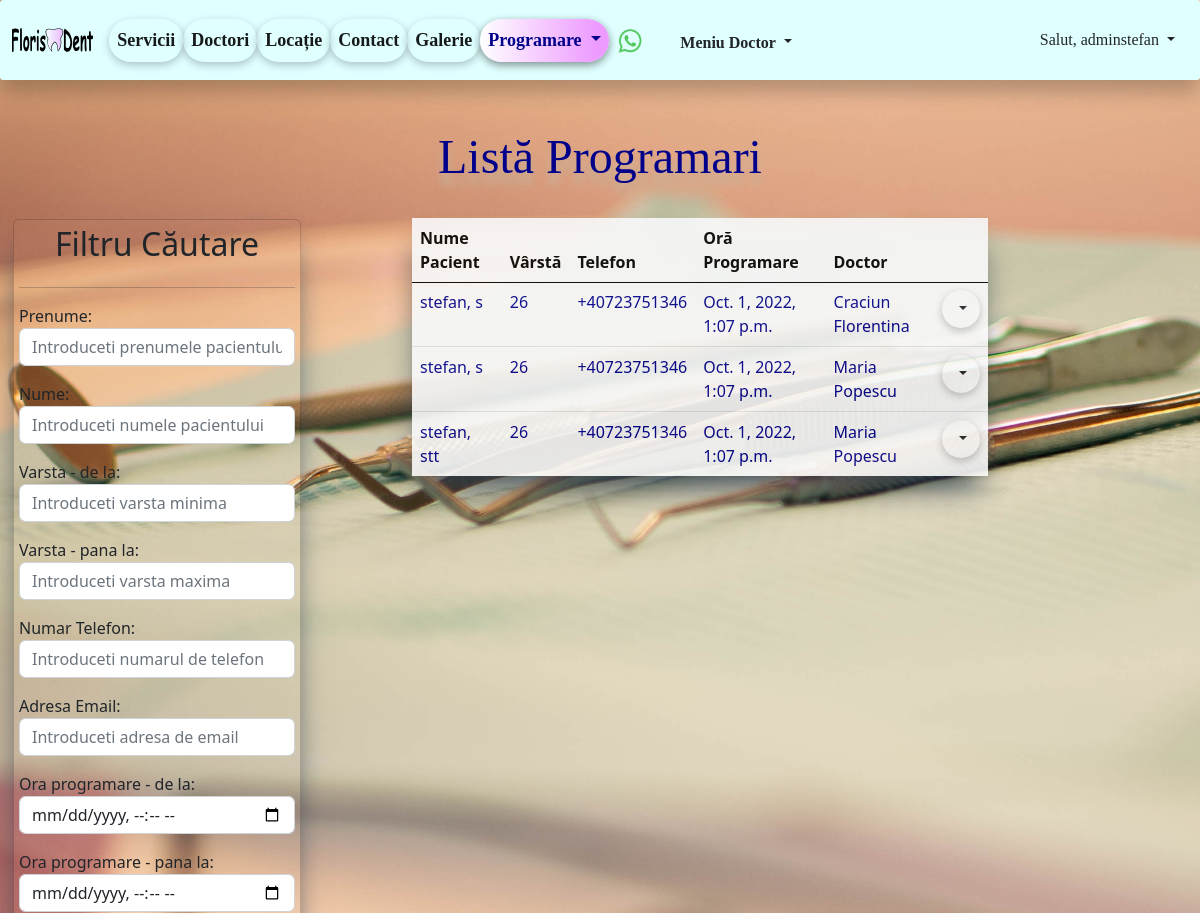
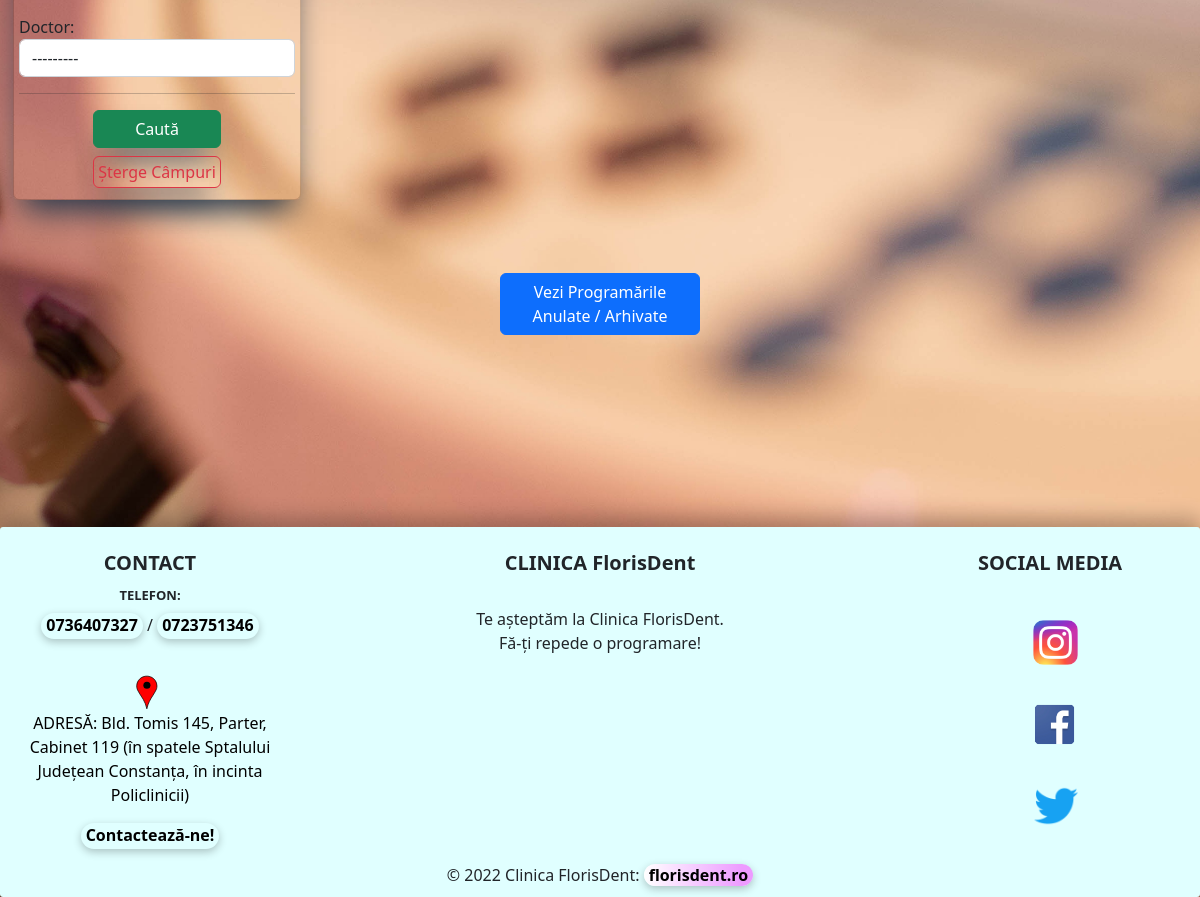
The page /list_of_programari/ (signed in) on the database its author committed (2 pictures, top to bottom).
### programari/models.py (models this page shows, shortened)
class Programari(models.Model):
    prenume = models.CharField(max_length=30)
    nume = models.CharField(max_length=30)
    varsta = models.IntegerField()
    numar_telefon = models.CharField(blank=True, max_length=20)
    email = models.EmailField(blank=True, max_length=50)
    ora_programare = models.DateTimeField()
    doctor = models.ForeignKey(Doctor, on_delete=models.CASCADE, null=True)
    active = models.BooleanField(default=True)
    created_at = models.DateTimeField(auto_now_add=True)
    updated_at = models.DateTimeField(auto_now=True)

### doctori/models.py (models this page shows)
class Doctor(models.Model):
    nume_doctor = models.CharField(max_length=40)
    specializare = models.CharField(max_length=50)
    experienta = models.IntegerField()
    email = models.EmailField(blank=True, max_length=50)
    descriere = models.TextField(blank=True, max_length=300)
    varsta = models.IntegerField()
    image = models.ImageField(upload_to='images/doctori/', null=True, blank=True)
    active = models.BooleanField(default=True)
    created_at = models.DateTimeField(default=datetime.now)
    updated_at = models.DateTimeField(auto_now=True)
    def __str__(self):
        return f'{self.nume_doctor}'

### programari/views.py (the view)
# urls.py: path('list_of_programari/', views.ProgramareListView.as_view(), name='list-of-programari'),
class ProgramareListView(LoginRequiredMixin, ListView):
    template_name = 'programari/list_of_programari.html'
    model = Programari
    context_object_name = 'all_programari'
    def get_context_data(self, **kwargs):
        data = super(ProgramareListView, self).get_context_data(**kwargs)
        all_programari = Programari.objects.all()
        for programare in all_programari:
            if programare.ora_programare < timezone.make_aware(datetime.datetime.now(),
                                                               timezone.get_default_timezone()):
                programare.active = False
                programare.save()
        data['programari'] = all_programari
        my_filter_ = ProgramariFilters(self.request.GET, queryset=all_programari.order_by('ora_programare'))
        data['all_programari'] = my_filter_.qs
        data['my_filter'] = my_filter_
        return data

### templates/programari/list_of_programari.html (shortened to what this page needs)
{% extends 'base.html' %}
{% block content %}
    <h2 class="my_header text-center">Listă Programari</h2>
    <br>
    <div class="container-fluid">
        <div class="row">
            <div class="col-md-4">
                <div class="card"
                     style="width: 18rem; box-shadow: rgb(38, 57, 77) 0px 20px 30px -10px; padding: 5px; margin: 1px; background-color: transparent">
                    <h2 class="my-h text-center">Filtru Căutare</h2>
                    <hr>
                    <form class="my-h" method="get">
                        {{ my_filter.form.as_p }}
                        <hr>
                        <button type="submit" class="btn btn-success mx-auto"
                                style="display:grid; justify-content:center; width: 8rem; box-shadow: rgb(38, 57, 77) 0px 20px 30px -10px;  margin: 3%;">
                            Caută
                        </button>
                        <a href="{% url 'list-of-programari' %}" class="btn btn-outline-danger mx-auto"
                             style="display:flex; justify-content:center; width: 8rem; box-shadow: rgb(38, 57, 77) 0px 20px 30px -10px; padding:3px; margin: 2%;">
                            Șterge Câmpuri</a>
                    </form>
                </div>
            </div>
            <div class="col-md-6">
                <table class="table table-light table-hover" style="border-style: hidden; box-shadow: rgb(38, 57, 77) 0px 20px 30px -10px;">
                    <thead>
                    <tr style="color: black; border-bottom-color: black">
                        <th>Nume Pacient</th>
                        <th>Vârstă</th>
                        <th>Telefon</th>
                        <th>Oră Programare</th>
                        <th>Doctor</th>
                        <th></th>
                    </tr>
                    </thead>
                    <tbody>
                    {% for programari in all_programari %}
                        <tr>
                            {% if programari.active is True %}
                                <td>{{ programari.prenume }}, {{ programari.nume }}</td>
                                <td>{{ programari.varsta }}</td>
                                <td>{{ programari.numar_telefon }}</td>
                                <td>{{ programari.ora_programare }}</td>
                                <td>{{ programari.doctor }}</td>
                                <td>
                                    <li class="nav-item dropdown" style="list-style-type: none">
                                        <button class="btn dropdown-toggle" id="navbarDropdown"
                                                role="button"
                                                data-bs-toggle="dropdown" aria-expanded="false">
                                        </button>
                                    </li>
                                </td>
                            {% endif %}
                        </tr>
                    {% endfor %}
                    </tbody>
                </table>
            </div>
        </div>
    </div>
    <br><br><br>
    <div class="d-grid gap-2 col-2 mx-auto">
        <a href="{% url 'list-of-programari-anulate' %}" class="btn btn-primary" type="button">Vezi Programările Anulate / Arhivate</a>
    </div>
{% endblock %}

### templates/navbar.html (shortened to what this page needs)
{% load static %}
<nav class="navbar navbar-expand-sm sticky-top" style="background-color: #e0ffff; height: 80px">
    <div class="container-fluid">
        <a id="navbar-brand" class="navbar-brand" href="{% url 'home' %}" title="Prima Pagina FlorisDent">
            <img src="{% static 'images/florisdent_logo.svg' %}"
                 style="height: 1.6rem;">
        </a>
        <br>
        <div class="collapse navbar-collapse" id="navbarSupportedContent">
            <ul class="navbar-nav me-auto mb-2 mb-lg-0">
                <li class="nav-item">
                    <a class="nav-link active" aria-current="page" href="{% url 'list-preturi' %}"
                       title="Vezi serviciile noastre!">Servicii</a>
                </li>
                <li class="nav-item">
                    <a class="nav-link active" aria-current="page" href="{% url 'list-of-doctori' %}"
                       title="Vezi doctorii nostri!">Doctori</a>
                </li>
                <li class="nav-item d-flex">
                    <a class="nav-link active" aria-current="page" href="{% url 'locatie' %}"
                       title="Vezi unde ne gasesti in Constanta">Locație
                    </a>
                </li>
                <li class="nav-item d-flex">
                    <a class="nav-link active" aria-current="page" href="{% url 'create-mesaj' %}"
                       title="Contacteaza-ne!">Contact
                    </a>
                </li>
                <li class="nav-item d-flex">
                    <a class="nav-link active" aria-current="page" href="{% url 'galerie' %}"
                       title="Vezi Galeria FlorisDent!">Galerie
                    </a>
                </li>
                <li class="nav-item dropdown">
                    <a class="nav-link dropdown-toggle" href="#" role="button" data-bs-toggle="dropdown"
                       aria-expanded="false" title="Fă o programare!" style="color: darkblue; box-shadow: rgba(0, 0, 0, 0.24) 0px 3px 8px;
                        border-radius: 25px; background: rgb(252,252,252); background: linear-gradient(90deg, rgba(255,255,255,1) 0%, rgba(237,155,255,1) 90%);">
                        Programare
                    </a>
                </li>
                <a class="navbar-brand"
                   href="https://api.whatsapp.com/send?phone=+40736407327&text=Buna ziua, as dori o programare, ma puteti ajuta?"
                   title="Contacteaza-ne prin WhatsApp">
                    <img src="{% static 'images/wapp.png' %}" style="height: 25px; padding-top: 1px">
                </a>
                {% if user.is_authenticated %}
                    <div class="dropdown">
                    <button class="btn b_doctor dropdown-toggle" type="button" data-bs-toggle="dropdown"
                            aria-expanded="false" title="Vezi Meniul Doctorului">
                        Meniu Doctor
                    </button>
                {% endif %}
                </div>
            </ul>
            {% if user.is_authenticated %}
                <div class="dropdown">
                    <button class="btn b_user dropdown-toggle" type="button" data-bs-toggle="dropdown"
                            aria-expanded="false">
                        Salut, {{ user }}
                    </button>
                </div>
            {% endif %}
        </div>
    </div>
</nav>

### static/css/main.css (style rules this page uses)
.my_header { color: #00008b; font-size: xxx-large; font-family: Inder, Verdana, Paytone One; text-shadow: 0 11px 8px #c4b59d; }
.nav-link { font-size: large; }

### templates/navbar.html (style rules this page uses)
#navbar-brand { margin-bottom: 5px; padding-bottom: 5px; }
.navbar { border-radius: 3px; box-shadow: rgba(0, 0, 0, 0.24) 0px 12px 20px; width: 100%; float: left; margin: 0 0 0 0; padding: 0; margin-bottom: 3rem; }
.nav-item { font-weight: bold; font-size: smaller; font-family: "Microsoft Sans Serif"; margin: 0; box-shadow: rgba(0, 0, 0, 0.24) 0px 3px 8px; color: black; border-radius: 23px; }
.b_user { border-radius: 25px; font-family: "Microsoft Sans Serif"; }
.b_doctor { border-radius: 25px; font-family: "Microsoft Sans Serif"; font-size: medium; margin-top: 5px; margin-left: 0; font-weight: bold; }

### templates/programari/list_of_programari.html (style rules this page uses)
.nav-item { list-style-type: none; }
.table-hover { color: darkblue; opacity: 0.9; }

### rows shown on the page
Programari: prenume "stefan", nume "s", varsta "26", numar_telefon "+40723751346", ora_programare "Oct. 1, 2022, 1:07 p.m.", doctor "Craciun Florentina"
Programari: prenume "stefan", nume "s", varsta "26", numar_telefon "+40723751346", ora_programare "Oct. 1, 2022, 1:07 p.m.", doctor "Maria Popescu"
Programari: prenume "stefan", nume "stt", varsta "26", numar_telefon "+40723751346", ora_programare "Oct. 1, 2022, 1:07 p.m.", doctor "Maria Popescu"

### other values the page prints
{{ user }} "adminstefan"
